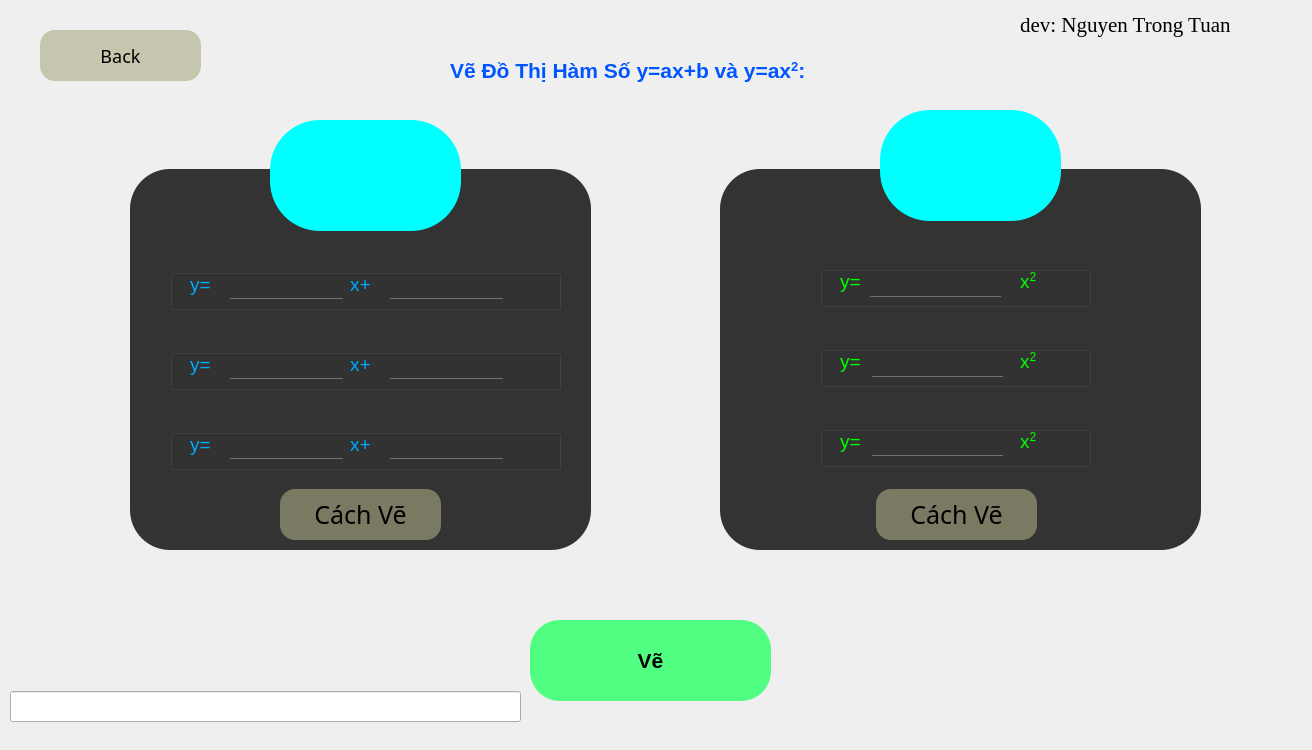
<?xml version="1.0" encoding="UTF-8"?>
<ui version="4.0">
 <class>MainWindow</class>
 <widget class="QMainWindow" name="MainWindow">
  <property name="geometry">
   <rect>
    <x>0</x>
    <y>0</y>
    <width>1312</width>
    <height>750</height>
   </rect>
  </property>
  <property name="windowTitle">
   <string>MainWindow</string>
  </property>
  <property name="styleSheet">
   <string notr="true">#button_back_dths{font-family:century gothic;font-size:18px;background:rgba(170, 170, 131,0.6);border-radius:15px;}
#button_back_dths:hover,#cachve:hover,#cachve_2:hover{background-color: rgb(135, 124, 255);}
#frame{background:#333;border-radius:40px;}
#ex , #ex1{background:rgb(0, 255, 255);border-radius:50px;}
#ex:hover , #ex1:hover{background-color:rgb(0, 170, 255);}
#button_draw{background:rgb(80, 255, 130);border-radius:30px;}
#button_draw:hover{background-color: rgb(0, 255, 0);}
#frame_2{background:#333;border-radius:40px;}
#inp_hsa1 , #inp_hsa_2 , #inp_hsa_3 , #inp_hsb1 , #inp_hsb_2 , #inp_hsb_3 , #inp_hsa_b2_1 , #inp_hsa_b2_2,  #inp_hsa_b2_3{background:transparent;border:none;color:rgb(85, 255, 127);border-bottom:1px solid #717072;font-size: 24px;}
#inp_hsa1:hover , #inp_hsa_2:hover , #inp_hsa_3:hover , #inp_hsb1:hover , #inp_hsb_2:hover , #inp_hsb_3:hover , #inp_hsa_b2_1:hover , #inp_hsa_b2_2:hover,  #inp_hsa_b2_3:hover
{border-bottom:1px solid rgb(0, 255, 255);}
#cachve , #cachve_2{font-family:century gothic;font-size:25px;background:rgba(170, 170, 131,0.6);border-radius:15px;}
#tber{font-size:20px;}
</string>
  </property>
  <widget class="QWidget" name="centralwidget">
   <widget class="QLabel" name="label">
    <property name="geometry">
     <rect>
      <x>450</x>
      <y>50</y>
      <width>521</width>
      <height>41</height>
     </rect>
    </property>
    <property name="styleSheet">
     <string notr="true"/>
    </property>
    <property name="text">
     <string>&lt;html&gt;&lt;head/&gt;&lt;body&gt;&lt;p&gt;&lt;span style=&quot; font-size:16pt; font-weight:600; color:#0055ff;&quot;&gt;Vẽ Đồ Thị Hàm Số y=ax+b và y=ax&lt;/span&gt;&lt;span style=&quot; font-size:16pt; font-weight:600; color:#0055ff; vertical-align:super;&quot;&gt;2&lt;/span&gt;&lt;span style=&quot; font-size:16pt; font-weight:600; color:#0055ff;&quot;&gt;: &lt;/span&gt;&lt;/p&gt;&lt;/body&gt;&lt;/html&gt;</string>
    </property>
   </widget>
   <widget class="QPushButton" name="button_draw">
    <property name="geometry">
     <rect>
      <x>530</x>
      <y>620</y>
      <width>241</width>
      <height>81</height>
     </rect>
    </property>
    <property name="font">
     <font>
      <pointsize>16</pointsize>
      <weight>75</weight>
      <bold>true</bold>
     </font>
    </property>
    <property name="text">
     <string>Vẽ</string>
    </property>
    <property name="icon">
     <iconset resource="image.qrc">
      <normaloff>:/picture/.icon_draw.png</normaloff>:/picture/.icon_draw.png</iconset>
    </property>
    <property name="iconSize">
     <size>
      <width>65</width>
      <height>65</height>
     </size>
    </property>
   </widget>
   <widget class="QPushButton" name="button_back_dths">
    <property name="geometry">
     <rect>
      <x>40</x>
      <y>30</y>
      <width>161</width>
      <height>51</height>
     </rect>
    </property>
    <property name="font">
     <font>
      <family>century gothic</family>
      <pointsize>-1</pointsize>
     </font>
    </property>
    <property name="text">
     <string>Back</string>
    </property>
    <property name="icon">
     <iconset resource="image.qrc">
      <normaloff>:/picture/.icon_back.png</normaloff>:/picture/.icon_back.png</iconset>
    </property>
    <property name="iconSize">
     <size>
      <width>35</width>
      <height>35</height>
     </size>
    </property>
   </widget>
   <widget class="QLabel" name="label_12">
    <property name="geometry">
     <rect>
      <x>1020</x>
      <y>10</y>
      <width>271</width>
      <height>31</height>
     </rect>
    </property>
    <property name="font">
     <font>
      <family>Times New Roman</family>
      <pointsize>14</pointsize>
     </font>
    </property>
    <property name="text">
     <string>&lt;html&gt;&lt;head/&gt;&lt;body&gt;&lt;p&gt;&lt;span style=&quot; font-size:16pt;&quot;&gt;dev: Nguyen Trong Tuan&lt;/span&gt;&lt;/p&gt;&lt;/body&gt;&lt;/html&gt;</string>
    </property>
   </widget>
   <widget class="QFrame" name="frame">
    <property name="geometry">
     <rect>
      <x>720</x>
      <y>169</y>
      <width>481</width>
      <height>381</height>
     </rect>
    </property>
    <property name="frameShape">
     <enum>QFrame::StyledPanel</enum>
    </property>
    <property name="frameShadow">
     <enum>QFrame::Raised</enum>
    </property>
    <widget class="QGroupBox" name="box_b2_2">
     <property name="geometry">
      <rect>
       <x>100</x>
       <y>177</y>
       <width>271</width>
       <height>41</height>
      </rect>
     </property>
     <property name="font">
      <font>
       <pointsize>12</pointsize>
      </font>
     </property>
     <property name="title">
      <string/>
     </property>
     <widget class="QLabel" name="label_14">
      <property name="geometry">
       <rect>
        <x>20</x>
        <y>0</y>
        <width>47</width>
        <height>31</height>
       </rect>
      </property>
      <property name="text">
       <string>&lt;html&gt;&lt;head/&gt;&lt;body&gt;&lt;p&gt;&lt;span style=&quot; font-size:14pt; color:#00ff00;&quot;&gt;y=&lt;/span&gt;&lt;/p&gt;&lt;/body&gt;&lt;/html&gt;</string>
      </property>
     </widget>
     <widget class="QLabel" name="label_15">
      <property name="geometry">
       <rect>
        <x>200</x>
        <y>0</y>
        <width>47</width>
        <height>31</height>
       </rect>
      </property>
      <property name="text">
       <string>&lt;html&gt;&lt;head/&gt;&lt;body&gt;&lt;p&gt;&lt;span style=&quot; font-size:14pt; color:#00ff00;&quot;&gt;x&lt;/span&gt;&lt;span style=&quot; font-size:14pt; color:#00ff00; vertical-align:super;&quot;&gt;2&lt;/span&gt;&lt;/p&gt;&lt;/body&gt;&lt;/html&gt;</string>
      </property>
     </widget>
     <widget class="QLineEdit" name="inp_hsa_b2_2">
      <property name="geometry">
       <rect>
        <x>52</x>
        <y>0</y>
        <width>131</width>
        <height>31</height>
       </rect>
      </property>
      <property name="text">
       <string/>
      </property>
     </widget>
    </widget>
    <widget class="QGroupBox" name="box_b2">
     <property name="geometry">
      <rect>
       <x>100</x>
       <y>97</y>
       <width>271</width>
       <height>41</height>
      </rect>
     </property>
     <property name="font">
      <font>
       <pointsize>12</pointsize>
      </font>
     </property>
     <property name="title">
      <string/>
     </property>
     <widget class="QLabel" name="label_6">
      <property name="geometry">
       <rect>
        <x>20</x>
        <y>0</y>
        <width>47</width>
        <height>31</height>
       </rect>
      </property>
      <property name="text">
       <string>&lt;html&gt;&lt;head/&gt;&lt;body&gt;&lt;p&gt;&lt;span style=&quot; font-size:14pt; color:#00ff00;&quot;&gt;y=&lt;/span&gt;&lt;/p&gt;&lt;/body&gt;&lt;/html&gt;</string>
      </property>
     </widget>
     <widget class="QLabel" name="label_7">
      <property name="geometry">
       <rect>
        <x>200</x>
        <y>0</y>
        <width>47</width>
        <height>31</height>
       </rect>
      </property>
      <property name="text">
       <string>&lt;html&gt;&lt;head/&gt;&lt;body&gt;&lt;p&gt;&lt;span style=&quot; font-size:14pt; color:#00ff00;&quot;&gt;x&lt;/span&gt;&lt;span style=&quot; font-size:14pt; color:#00ff00; vertical-align:super;&quot;&gt;2&lt;/span&gt;&lt;/p&gt;&lt;/body&gt;&lt;/html&gt;</string>
      </property>
     </widget>
     <widget class="QLineEdit" name="inp_hsa_b2_1">
      <property name="geometry">
       <rect>
        <x>50</x>
        <y>0</y>
        <width>131</width>
        <height>31</height>
       </rect>
      </property>
      <property name="styleSheet">
       <string notr="true"/>
      </property>
      <property name="text">
       <string/>
      </property>
     </widget>
    </widget>
    <widget class="QGroupBox" name="box_b2_3">
     <property name="geometry">
      <rect>
       <x>100</x>
       <y>257</y>
       <width>271</width>
       <height>41</height>
      </rect>
     </property>
     <property name="font">
      <font>
       <pointsize>12</pointsize>
      </font>
     </property>
     <property name="title">
      <string/>
     </property>
     <widget class="QLabel" name="label_16">
      <property name="geometry">
       <rect>
        <x>20</x>
        <y>0</y>
        <width>47</width>
        <height>31</height>
       </rect>
      </property>
      <property name="styleSheet">
       <string notr="true"/>
      </property>
      <property name="text">
       <string>&lt;html&gt;&lt;head/&gt;&lt;body&gt;&lt;p&gt;&lt;span style=&quot; font-size:14pt; color:#00ff00;&quot;&gt;y=&lt;/span&gt;&lt;/p&gt;&lt;/body&gt;&lt;/html&gt;</string>
      </property>
     </widget>
     <widget class="QLabel" name="label_17">
      <property name="geometry">
       <rect>
        <x>200</x>
        <y>0</y>
        <width>47</width>
        <height>31</height>
       </rect>
      </property>
      <property name="text">
       <string>&lt;html&gt;&lt;head/&gt;&lt;body&gt;&lt;p&gt;&lt;span style=&quot; font-size:14pt; color:#00ff00;&quot;&gt;x&lt;/span&gt;&lt;span style=&quot; font-size:14pt; color:#00ff00; vertical-align:super;&quot;&gt;2&lt;/span&gt;&lt;/p&gt;&lt;/body&gt;&lt;/html&gt;</string>
      </property>
     </widget>
     <widget class="QLineEdit" name="inp_hsa_b2_3">
      <property name="geometry">
       <rect>
        <x>52</x>
        <y>-1</y>
        <width>131</width>
        <height>31</height>
       </rect>
      </property>
      <property name="text">
       <string/>
      </property>
     </widget>
    </widget>
    <widget class="QPushButton" name="cachve_2">
     <property name="geometry">
      <rect>
       <x>156</x>
       <y>320</y>
       <width>161</width>
       <height>51</height>
      </rect>
     </property>
     <property name="text">
      <string>Cách Vẽ</string>
     </property>
    </widget>
   </widget>
   <widget class="QPushButton" name="ex">
    <property name="geometry">
     <rect>
      <x>880</x>
      <y>110</y>
      <width>181</width>
      <height>111</height>
     </rect>
    </property>
    <property name="text">
     <string/>
    </property>
    <property name="icon">
     <iconset resource="image.qrc">
      <normaloff>:/picture/.icon_parabol.png</normaloff>:/picture/.icon_parabol.png</iconset>
    </property>
    <property name="iconSize">
     <size>
      <width>150</width>
      <height>150</height>
     </size>
    </property>
   </widget>
   <widget class="QFrame" name="frame_2">
    <property name="geometry">
     <rect>
      <x>130</x>
      <y>169</y>
      <width>461</width>
      <height>381</height>
     </rect>
    </property>
    <property name="frameShape">
     <enum>QFrame::StyledPanel</enum>
    </property>
    <property name="frameShadow">
     <enum>QFrame::Raised</enum>
    </property>
    <widget class="QGroupBox" name="box_b1">
     <property name="geometry">
      <rect>
       <x>40</x>
       <y>100</y>
       <width>391</width>
       <height>41</height>
      </rect>
     </property>
     <property name="font">
      <font>
       <pointsize>12</pointsize>
      </font>
     </property>
     <property name="title">
      <string/>
     </property>
     <widget class="QLabel" name="label_4">
      <property name="geometry">
       <rect>
        <x>20</x>
        <y>0</y>
        <width>47</width>
        <height>31</height>
       </rect>
      </property>
      <property name="font">
       <font>
        <pointsize>14</pointsize>
       </font>
      </property>
      <property name="text">
       <string>&lt;html&gt;&lt;head/&gt;&lt;body&gt;&lt;p&gt;&lt;span style=&quot; font-size:14pt; color:#00aaff;&quot;&gt;y=&lt;/span&gt;&lt;/p&gt;&lt;/body&gt;&lt;/html&gt;</string>
      </property>
     </widget>
     <widget class="QLabel" name="label_5">
      <property name="geometry">
       <rect>
        <x>180</x>
        <y>0</y>
        <width>47</width>
        <height>31</height>
       </rect>
      </property>
      <property name="text">
       <string>&lt;html&gt;&lt;head/&gt;&lt;body&gt;&lt;p&gt;&lt;span style=&quot; font-size:14pt; color:#00aaff;&quot;&gt;x+&lt;/span&gt;&lt;/p&gt;&lt;/body&gt;&lt;/html&gt;</string>
      </property>
     </widget>
     <widget class="QLineEdit" name="inp_hsa1">
      <property name="geometry">
       <rect>
        <x>60</x>
        <y>-1</y>
        <width>113</width>
        <height>31</height>
       </rect>
      </property>
      <property name="text">
       <string/>
      </property>
     </widget>
     <widget class="QLineEdit" name="inp_hsb1">
      <property name="geometry">
       <rect>
        <x>220</x>
        <y>-1</y>
        <width>113</width>
        <height>31</height>
       </rect>
      </property>
      <property name="text">
       <string/>
      </property>
     </widget>
    </widget>
    <widget class="QGroupBox" name="box_b1_2">
     <property name="geometry">
      <rect>
       <x>40</x>
       <y>180</y>
       <width>391</width>
       <height>41</height>
      </rect>
     </property>
     <property name="font">
      <font>
       <pointsize>12</pointsize>
      </font>
     </property>
     <property name="title">
      <string/>
     </property>
     <widget class="QLabel" name="label_8">
      <property name="geometry">
       <rect>
        <x>20</x>
        <y>0</y>
        <width>47</width>
        <height>31</height>
       </rect>
      </property>
      <property name="text">
       <string>&lt;html&gt;&lt;head/&gt;&lt;body&gt;&lt;p&gt;&lt;span style=&quot; font-size:14pt; color:#00aaff;&quot;&gt;y=&lt;/span&gt;&lt;/p&gt;&lt;/body&gt;&lt;/html&gt;</string>
      </property>
     </widget>
     <widget class="QLabel" name="label_9">
      <property name="geometry">
       <rect>
        <x>180</x>
        <y>0</y>
        <width>47</width>
        <height>31</height>
       </rect>
      </property>
      <property name="text">
       <string>&lt;html&gt;&lt;head/&gt;&lt;body&gt;&lt;p&gt;&lt;span style=&quot; font-size:14pt; color:#00aaff;&quot;&gt;x+&lt;/span&gt;&lt;/p&gt;&lt;/body&gt;&lt;/html&gt;</string>
      </property>
     </widget>
     <widget class="QLineEdit" name="inp_hsa_2">
      <property name="geometry">
       <rect>
        <x>60</x>
        <y>-1</y>
        <width>113</width>
        <height>31</height>
       </rect>
      </property>
      <property name="text">
       <string/>
      </property>
     </widget>
     <widget class="QLineEdit" name="inp_hsb_2">
      <property name="geometry">
       <rect>
        <x>220</x>
        <y>-1</y>
        <width>113</width>
        <height>31</height>
       </rect>
      </property>
      <property name="text">
       <string/>
      </property>
     </widget>
    </widget>
    <widget class="QGroupBox" name="box_b1_3">
     <property name="geometry">
      <rect>
       <x>40</x>
       <y>260</y>
       <width>391</width>
       <height>41</height>
      </rect>
     </property>
     <property name="font">
      <font>
       <pointsize>12</pointsize>
      </font>
     </property>
     <property name="title">
      <string/>
     </property>
     <widget class="QLabel" name="label_10">
      <property name="geometry">
       <rect>
        <x>20</x>
        <y>0</y>
        <width>47</width>
        <height>31</height>
       </rect>
      </property>
      <property name="styleSheet">
       <string notr="true"/>
      </property>
      <property name="text">
       <string>&lt;html&gt;&lt;head/&gt;&lt;body&gt;&lt;p&gt;&lt;span style=&quot; font-size:14pt; color:#00aaff;&quot;&gt;y=&lt;/span&gt;&lt;/p&gt;&lt;/body&gt;&lt;/html&gt;</string>
      </property>
     </widget>
     <widget class="QLabel" name="label_11">
      <property name="geometry">
       <rect>
        <x>180</x>
        <y>0</y>
        <width>47</width>
        <height>31</height>
       </rect>
      </property>
      <property name="text">
       <string>&lt;html&gt;&lt;head/&gt;&lt;body&gt;&lt;p&gt;&lt;span style=&quot; font-size:14pt; color:#00aaff;&quot;&gt;x+&lt;/span&gt;&lt;/p&gt;&lt;/body&gt;&lt;/html&gt;</string>
      </property>
     </widget>
     <widget class="QLineEdit" name="inp_hsa_3">
      <property name="geometry">
       <rect>
        <x>60</x>
        <y>-1</y>
        <width>113</width>
        <height>31</height>
       </rect>
      </property>
      <property name="text">
       <string/>
      </property>
     </widget>
     <widget class="QLineEdit" name="inp_hsb_3">
      <property name="geometry">
       <rect>
        <x>220</x>
        <y>-1</y>
        <width>113</width>
        <height>31</height>
       </rect>
      </property>
      <property name="text">
       <string/>
      </property>
     </widget>
    </widget>
    <widget class="QPushButton" name="cachve">
     <property name="geometry">
      <rect>
       <x>150</x>
       <y>320</y>
       <width>161</width>
       <height>51</height>
      </rect>
     </property>
     <property name="text">
      <string>Cách Vẽ</string>
     </property>
    </widget>
   </widget>
   <widget class="QPushButton" name="ex1">
    <property name="geometry">
     <rect>
      <x>270</x>
      <y>120</y>
      <width>191</width>
      <height>111</height>
     </rect>
    </property>
    <property name="text">
     <string/>
    </property>
    <property name="icon">
     <iconset resource="image.qrc">
      <normaloff>:/picture/.icon_dtb1.png</normaloff>:/picture/.icon_dtb1.png</iconset>
    </property>
    <property name="iconSize">
     <size>
      <width>110</width>
      <height>110</height>
     </size>
    </property>
   </widget>
   <widget class="QLineEdit" name="tber">
    <property name="geometry">
     <rect>
      <x>10</x>
      <y>691</y>
      <width>511</width>
      <height>31</height>
     </rect>
    </property>
    <property name="text">
     <string/>
    </property>
   </widget>
  </widget>
  <widget class="QMenuBar" name="menubar">
   <property name="geometry">
    <rect>
     <x>0</x>
     <y>0</y>
     <width>1312</width>
     <height>26</height>
    </rect>
   </property>
  </widget>
 </widget>
 <resources>
  <include location="image.qrc"/>
 </resources>
 <connections/>
</ui>
